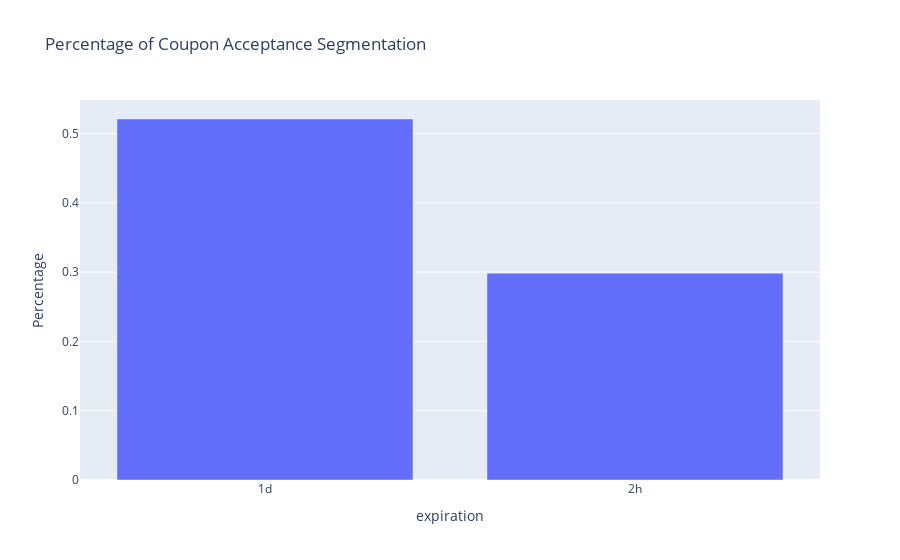

Write notebook code for a chart like this one.
### Markdown cell above
* Time shows mixed patterns, and it's hard to draw concrete conclusions.

### Code cell
percentage_grapher_seg(finedining_data, 'expiration')

### Figure 1 — Plotly figure (JSON) as saved in the notebook; plotly's stock layout.template omitted (floating-point values rounded to 4 significant figures)
{"data": [{"alignmentgroup": "True", "hovertemplate": "expiration=%{x}<br>Percentage=%{y}<extra></extra>", "legendgroup": "", "marker": {"color": "#636efa", "pattern": {"shape": ""}}, "name": "", "offsetgroup": "", "orientation": "v", "showlegend": false, "textposition": "auto", "type": "bar", "x": ["1d", "2h"], "xaxis": "x", "y": [0.5209, 0.2985], "yaxis": "y"}], "layout": {"barmode": "relative", "legend": {"tracegroupgap": 0}, "title": {"text": "Percentage of Coupon Acceptance Segmentation"}, "xaxis": {"anchor": "y", "domain": [0, 1], "title": {"text": "expiration"}}, "yaxis": {"anchor": "x", "domain": [0, 1], "title": {"text": "Percentage"}}}}
